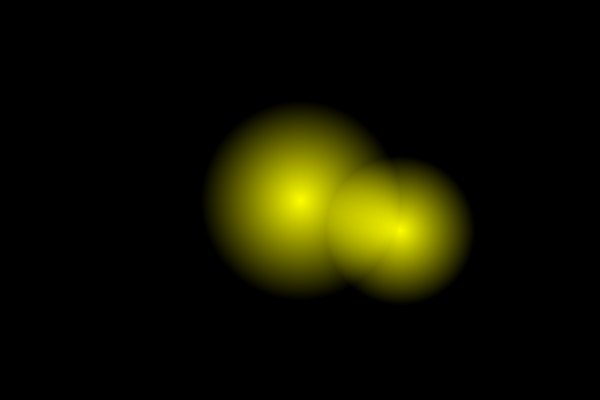
Frame 1 (no input)
Frame 60 (the mouse pressed at the canvas centre just before this capture): identical to frame 1, image omitted
Frame 120 (the mouse held since frame 60 and released just before this capture): identical to frame 1, image omitted

The Processing sketch that drew this single still picture (run headless with seeded random() and noise(); from frame 60 on, the mouse is pressed at the canvas centre):

// Processing sketch: blob3
// ── blob3.pde
PImage Img;

void setup() {
   size(600, 400);

   Img = createImage(width, height, RGB);
	
   color bgcolor = color(0, 0, 0);
   for (int y=0; y<height; y++) {
      for (int x=0; x<width; x++) {
      Img.set(x, y, bgcolor);
      }
   }

   Blob blob0 = new Blob(300, 200, 100);
   Blob blob1 = new Blob(400, 230, 75);

   Img.loadPixels();
   blob0.render();
   blob1.render();
   Img.updatePixels();
   image(Img, 0, 0);
}

void draw() {
}

class Blob {
   float cx, cy;		// blob center
   float r;			// blob radius

   Blob(float acx, float acy, float ar) {
      cx = acx;
      cy = acy;
      r = ar;
   }

   void render() {
      for (float y=cy-r; y<cy+r; y++) {
         for (float x=cx-r; x<cx+r; x++) {
            float d = dist(x, y, cx, cy);
            if (d > r) continue;
            float h = map(d, 0, r, 1, 0);
            int ix = int(x);
            int iy = int(y);
            color oldColor = Img.get(ix, iy);
            float newRed = (255*h) + red(oldColor);
            float newGrn = (255*h) + green(oldColor);
            float newBlu = blue(oldColor);
            Img.set(int(x), int(y), color(newRed, newGrn, newBlu));
         }
      }
   }
}
